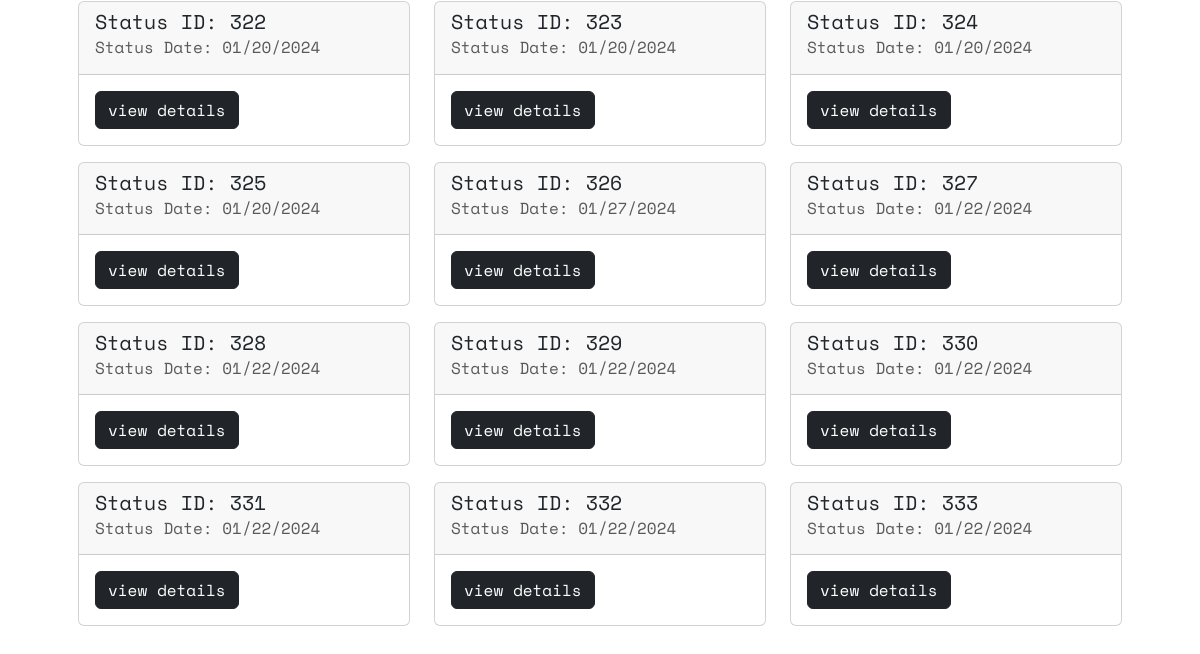
Before: /migraineHistory (signed in, lower part) with the older database file.
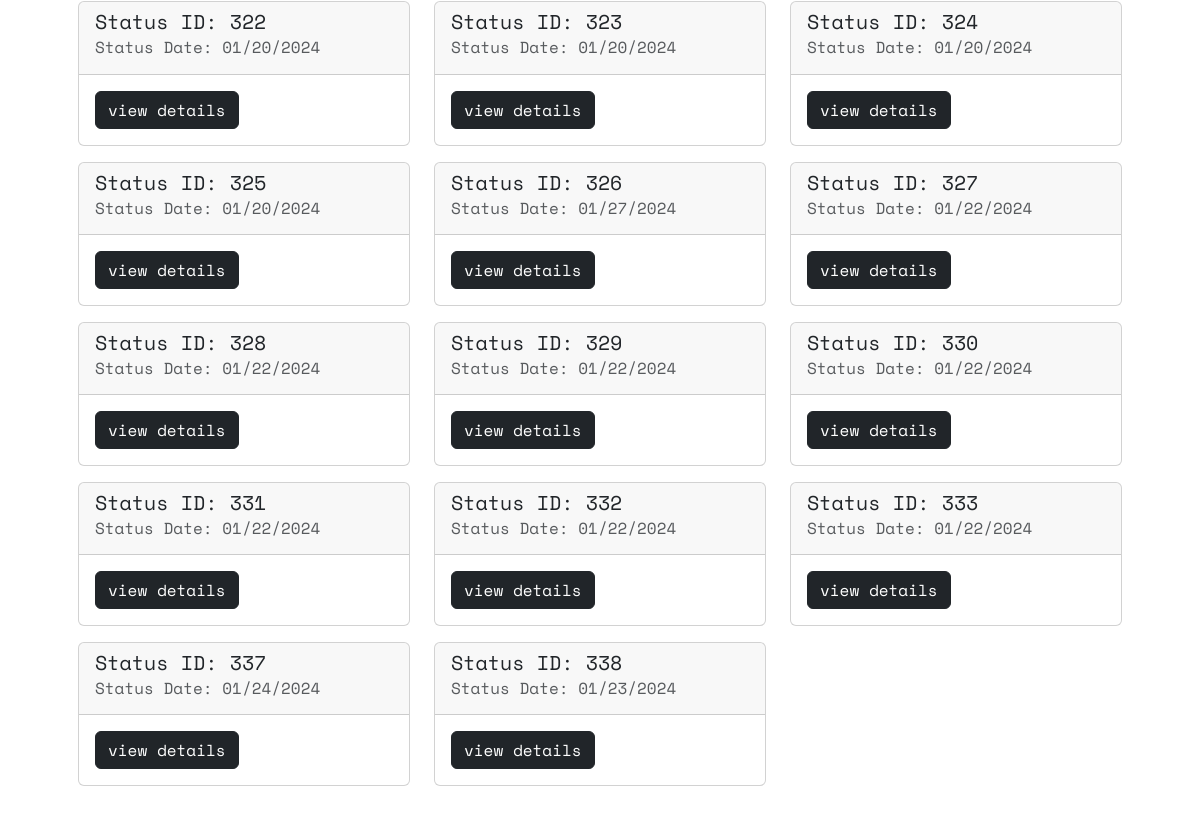
After: the same page with the newer database file.
### website/models.py (models this page shows)
class Status(db.Model):
    id = db.Column(db.Integer, primary_key=True, autoincrement=True)
    date = db.Column(db.String(150))
    severity = db.Column(db.Integer)
    stress = db.Column(db.Integer)
    light = db.Column(db.String(1))
    sound = db.Column(db.String(1))
    nausea = db.Column(db.String(1))
    aura = db.Column(db.String(1))
    visual = db.Column(db.String(1))
    dizzness = db.Column(db.String(1))
    fatigue = db.Column(db.String(1))
    unconcentrated = db.Column(db.String(1))
    neck = db.Column(db.String(1))
    user_id = db.Column(db.Integer, db.ForeignKey("user.id"))

### website/views.py (the view)
@views.route("/migraineHistory")
@login_required
def migraine_history():
    status = Status.query.filter_by(user_id=current_user.id).all()
    return render_template("migraineHistory.html", user=current_user, status=status)

### website/__init__.py (called while the page is built)
def create_app():
    app = Flask(__name__)
    app.config["SECRET_KEY"] = "heisenberg"
    app.config["SQLALCHEMY_DATABASE_URI"] = f"sqlite:///{DB_NAME}"
    db.init_app(app)
    from .views import views
    from .auth import auth
    app.register_blueprint(views, url_prefix="/")
    app.register_blueprint(auth, url_prefix="/")
    from .models import User, Caretaker, Admin
    create_database(app)
    login_manager = LoginManager()
    login_manager.login_view = "auth.login"
    login_manager.login_message = "User needs to be logged in to view this page"
    login_manager.login_message_category = "error"
    login_manager.init_app(app)
    @login_manager.user_loader
    def load_user(email):
        u = User.query.get(email)
        c = Caretaker.query.get(email)
        a = Admin.query.get(email)
        return u or c or a
    return app

### website/templates/migraineHistory.html (shortened to what this page needs)
{% extends 'base.html' %}
{% block body %}
    <div class="row m-4">
        {% for status in status %}
            <div class="col-md-4 mb-3">
                <div class="card">
                    <div class="card-header">
                        <h5 class="card-title">Status ID: {{ status.id }}</h5>
                        <h6 class="card-subtitle mb-2 text-muted">Status Date: {{ status.date }}</h6>
                    </div>
                    <div class="card-body">
                        <button type="button" class="btn btn-dark" data-bs-toggle="modal" data-bs-target="#exampleModal{{ status.id }}">
                            view details
                        </button>
                    </div>
                </div>
            </div>
        {% endfor %}
    </div>
{% endblock %}

Changed rows visible on the page:
added Status: id "337", date "01/24/2024"
added Status: id "338", date "01/23/2024"
